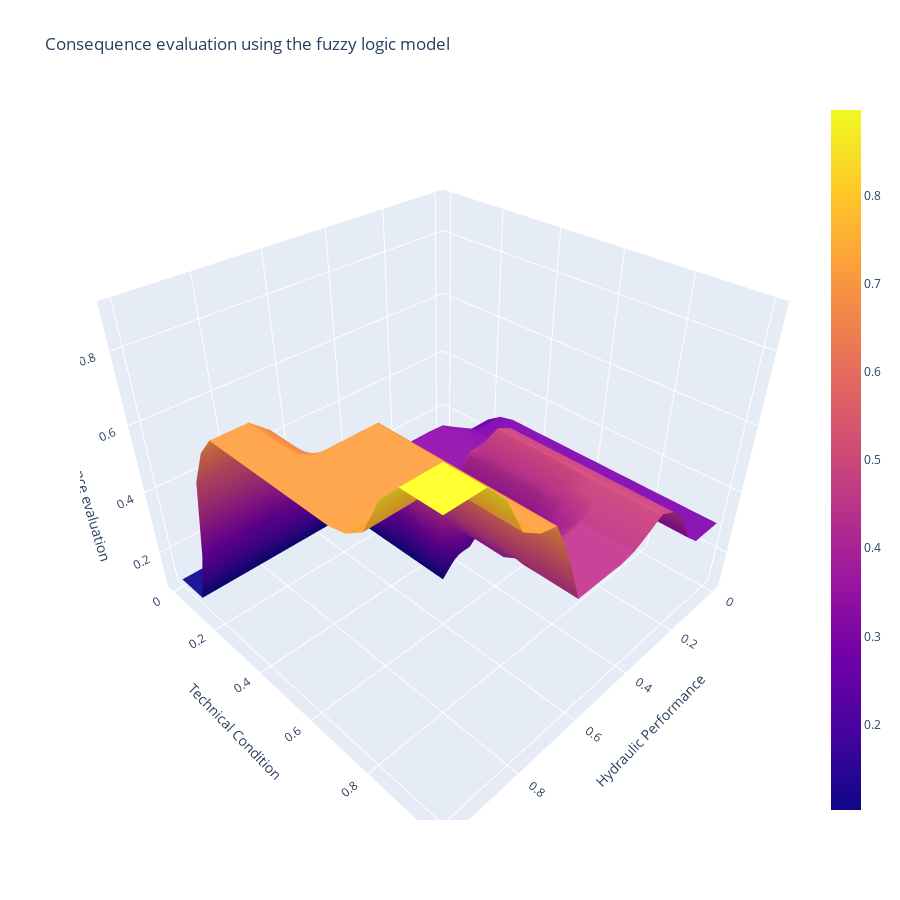

Notebook code cell kept with this figure:
### Code cell
# import plotly.io as pio
# pio.renderers.default = 'browser'
import numpy as np
import plotly.graph_objects as go

hydraulic_values = np.arange(0, 1.05, 0.05)
technical_values = np.arange(0, 1.05, 0.05)
hydraulic_values, technical_values = np.meshgrid(hydraulic_values, technical_values)
pred_val = np.zeros(shape=(len(technical_values), len(hydraulic_values[0])))

for i in range(len(hydraulic_values[0])):
    for j in range(len(technical_values)):
        sewer_simulation.input['hydraulic_performance'] = hydraulic_values[0, i]
        sewer_simulation.input['technical_condition'] = technical_values[j, 0]
        sewer_simulation.input['operational_condition'] = 0.4
        sewer_simulation.compute()
        pred_val[j][i] = sewer_simulation.output['consequence']

fig = go.Figure(data=[go.Surface(x=hydraulic_values, y=technical_values, z=pred_val)])
fig.update_layout(title='Consequence evaluation using the fuzzy logic model',
                  scene=dict(
                      xaxis_title='Hydraulic Performance',
                      yaxis_title='Technical Condition',
                      zaxis_title='Consequence evaluation'),
                  autosize=True,
                  width=900, height=900)

fig.show()

### Figure 1 — Plotly figure (JSON) as saved in the notebook; plotly's stock layout.template omitted (floating-point values rounded to 4 significant figures; data arrays with more than 128 entries replaced by an {"elided": "..."} marker saying what was removed)
{"data": [{"type": "surface", "x": {"elided": "21x21 float values"}, "y": {"elided": "21x21 float values"}, "z": {"elided": "21x21 float values"}}], "layout": {"autosize": true, "height": 900, "scene": {"xaxis": {"title": {"text": "Hydraulic Performance"}}, "yaxis": {"title": {"text": "Technical Condition"}}, "zaxis": {"title": {"text": "Consequence evaluation"}}}, "title": {"text": "Consequence evaluation using the fuzzy logic model"}, "width": 900}}
